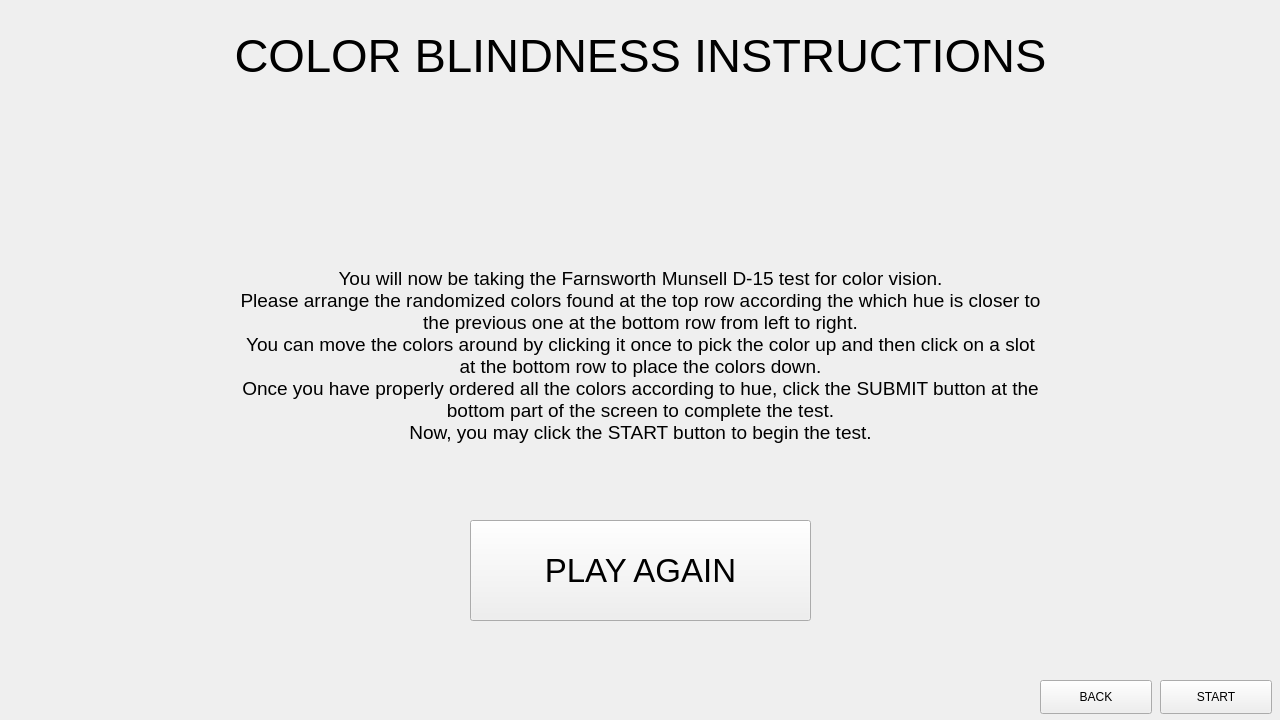
<?xml version="1.0" encoding="UTF-8"?>
<ui version="4.0">
 <class>MainWindow</class>
 <widget class="QMainWindow" name="MainWindow">
  <property name="geometry">
   <rect>
    <x>0</x>
    <y>0</y>
    <width>1280</width>
    <height>720</height>
   </rect>
  </property>
  <property name="windowTitle">
   <string>MainWindow</string>
  </property>
  <widget class="QWidget" name="centralwidget">
   <widget class="QLabel" name="label_9">
    <property name="geometry">
     <rect>
      <x>0</x>
      <y>0</y>
      <width>1281</width>
      <height>111</height>
     </rect>
    </property>
    <property name="font">
     <font>
      <pointsize>35</pointsize>
     </font>
    </property>
    <property name="text">
     <string>COLOR BLINDNESS INSTRUCTIONS</string>
    </property>
    <property name="alignment">
     <set>Qt::AlignCenter</set>
    </property>
   </widget>
   <widget class="QLabel" name="label_10">
    <property name="geometry">
     <rect>
      <x>0</x>
      <y>110</y>
      <width>1281</width>
      <height>491</height>
     </rect>
    </property>
    <property name="font">
     <font>
      <pointsize>14</pointsize>
     </font>
    </property>
    <property name="text">
     <string>
You will now be taking the Farnsworth Munsell D-15 test for color vision.
Please arrange the randomized colors found at the top row according the which hue is closer to
the previous one at the bottom row from left to right.
You can move the colors around by clicking it once to pick the color up and then click on a slot
at the bottom row to place the colors down.
Once you have properly ordered all the colors according to hue, click the SUBMIT button at the
bottom part of the screen to complete the test.
Now, you may click the START button to begin the test.
</string>
    </property>
    <property name="alignment">
     <set>Qt::AlignCenter</set>
    </property>
   </widget>
   <widget class="QPushButton" name="pushButton">
    <property name="geometry">
     <rect>
      <x>1160</x>
      <y>680</y>
      <width>112</width>
      <height>34</height>
     </rect>
    </property>
    <property name="text">
     <string>START</string>
    </property>
   </widget>
   <widget class="QPushButton" name="pushButton_2">
    <property name="geometry">
     <rect>
      <x>1040</x>
      <y>680</y>
      <width>112</width>
      <height>34</height>
     </rect>
    </property>
    <property name="text">
     <string>BACK</string>
    </property>
   </widget>
   <widget class="QPushButton" name="pushButton_3">
    <property name="geometry">
     <rect>
      <x>470</x>
      <y>520</y>
      <width>341</width>
      <height>101</height>
     </rect>
    </property>
    <property name="font">
     <font>
      <pointsize>25</pointsize>
     </font>
    </property>
    <property name="text">
     <string>PLAY AGAIN</string>
    </property>
   </widget>
  </widget>
 </widget>
 <resources/>
 <connections/>
</ui>
